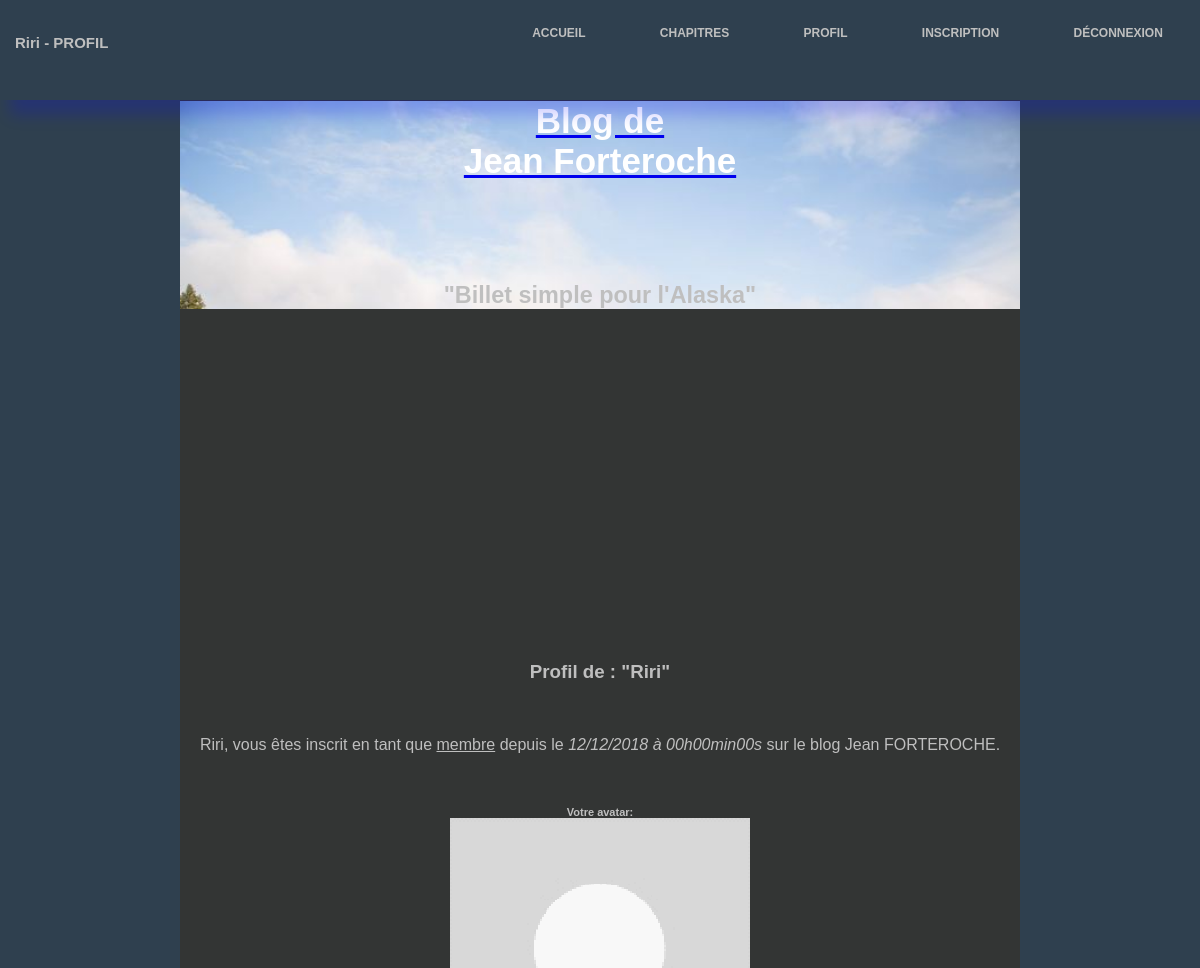
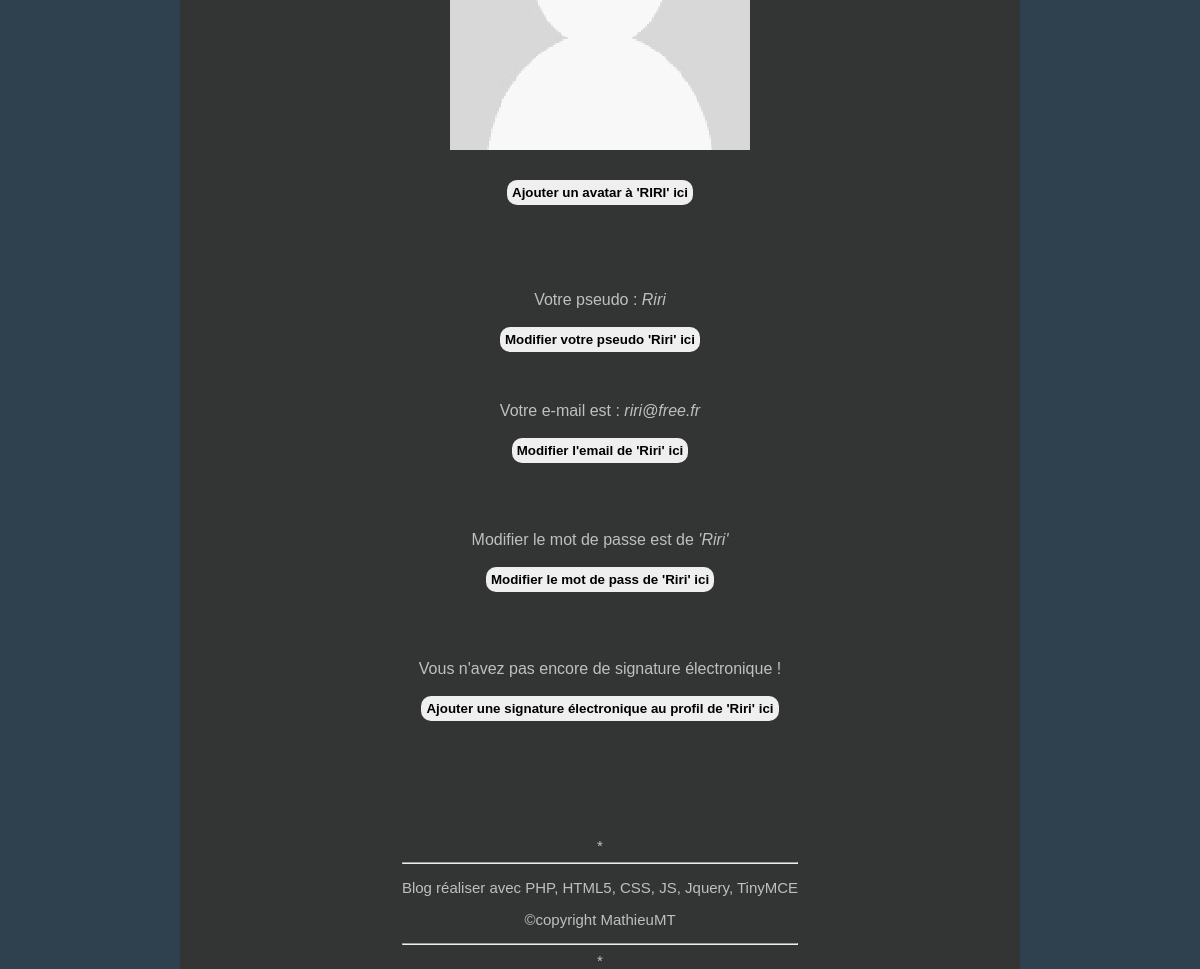
The app's page /index.php?action=showProfile&id=48 (signed in) with its own data (2 pictures, top to bottom).
### tables this page shows
CREATE TABLE `members` (
  `id` int(11) NOT NULL,
  `role` int(255) NOT NULL,
  `nickname` varchar(255) NOT NULL,
  `pass` text NOT NULL,
  `email` varchar(255) NOT NULL,
  `registration_date` datetime NOT NULL,
  `avatar` text,
  `signature` text
);

CREATE TABLE `roles` (
  `role_id` int(11) NOT NULL,
  `role_name` varchar(255) NOT NULL
);

### Controller/ProfileController.php (called while the page is built, shortened)
<?php
require_once 'Model/ProfileManager.php';
class ProfileController {
    private $profile;
    public function __construct() {
        $this->profile = new ProfileManager();
    }
    public function showProfile($profileId) {
        $profile = $this->profile->getProfile($profileId);
        $roleUser = $this->profile->getRoleUser($profileId);
        $view = new View("profileView");
        $view->generate(array('profile' => $profile, 'roleUser' => $roleUser));
    }
}

### index.php (called while the page is built, shortened)
<?php
$router = new Router();
$router->routerQuery();

### Model/ProfileManager.php (called while the page is built, shortened)
<?php
require_once 'Model/Model.php';
class ProfileManager extends Model {
    public function getProfile($profileId) {
        $sql = 'SELECT id, role, nickname, pass, email, DATE_FORMAT(registration_date, \'%d/%m/%Y à %Hh%imin%ss\') AS registration_date_fr, avatar, signature FROM members WHERE id = ?';
        $profile = $this->executeQuery($sql, array($profileId));
        if ($profile->rowCount() > 0)
            return $profile->fetch();
        else
            throw new Exception("Aucun billet ne correspond à l'identifiant '$profileId'");
    }
    public function getRoleUser($profileId) {
        $sql = 'SELECT r.role_id, r.role_name,m.id, m.role, m.nickname, m.pass, m.email, DATE_FORMAT(registration_date, \'%d/%m/%Y à %Hh%imin%ss\') AS registration_date_fr, m.avatar, m.signature FROM roles r LEFT JOIN members m ON r.role_id = m.role WHERE m.id=?';
        $roleUser = $this->executeQuery($sql, array($profileId));
        if ($roleUser->rowCount() > 0)
            return $roleUser->fetch();
    }
}

### Model/Model.php (called while the page is built)
<?php
class Model {
    private $db;
    protected function executeQuery($sql, $settings = null) {
       if ($settings == null) {
            $result = $this->dbConnect()->query($sql);
        }
        else {
            $result = $this->dbConnect()->prepare($sql);
            $result->execute($settings);
        }
        return $result;
    }
    private function dbConnect() {
        if ($this->db == null) {
            $this->db = new PDO('mysql:host=localhost; dbname=simpleBlog;charset=utf8', 'root', 'root', array(PDO::ATTR_ERRMODE => PDO::ERRMODE_EXCEPTION));
        }
        return $this->db;
    }
}

### View/profileView.php (the view, shortened to what this page needs)
<?php
if (isset($_SESSION['id'])) {
?>
<div class="profileMember">
    <h3>Profil de : "<?= $profile['nickname'] ?>"</h3><br />
    <p><?= $profile['nickname'] ?>, vous êtes inscrit en tant que <u><?= $roleUser['role_name'] ?></u>  depuis le <i><?= $profile['registration_date_fr'] ?></i> sur le blog Jean FORTEROCHE.</p>
    <br />
    <br />
    <?php
        if (empty($profile['avatar'])) {
    ?>
        <div id="avatar">
            <label><b>Votre avatar: </b><img class="avatar_profile" src="Content/avatars/no_avatar.png" alt="avatar" /></label><br />
            <button class="btn_update_avatar_profile" >Ajouter un avatar à <?= '\'' . strtoupper($profile['nickname']) . '\'' ?> ici</button><br />
        </div>
    <?php
        }
    ?>
    <br />
    <br />
    <div id="nickname"><span>Votre pseudo : <i><?= $profile['nickname'] ?></i></span><br />
        <button class="btn_update_nickname_profile" >Modifier votre pseudo <?= '\'' . $profile['nickname'] . '\'' ?> ici</button><br />
    </div>
    <div id="email"><span>Votre e-mail est : <i><?= $profile['email'] ?></i></span><br />
        <button class="btn_update_email_profile" >Modifier l'email de <?= '\'' . $profile['nickname'] . '\'' ?> ici</button><br />
    <div class="error"><?php if (isset($error['profileEmail'])) echo $error['profileEmail']; ?></div><br />
    </div>
    <div id="pass"><span>Modifier le mot de passe est de <i><?= '\'' . $profile['nickname'] . '\'' ?></i></span><br />
        <button class="btn_update_pass_profile" >Modifier le mot de pass de <?= '\'' . $profile['nickname'] . '\'' ?> ici</button><br />
    <div class="error"><?php if (isset($error['profilePass'])) echo $error['profilePass']; ?></div><br />
    </div>
    <?php
        if (empty($profile['signature'])) {
    ?>
        <div id="signature"><span>Vous n'avez pas encore de signature électronique !</span><br />
            <button class="btn_update_electronic_signature_profile" >Ajouter une signature électronique au profil de <?= '\'' . $profile['nickname'] . '\'' ?> ici</button><br />
        </div>
    <?php
    }
    ?>
    <br />
    <br />
</div>
<?php
}
?>

### Content/CSS/style.css (style rules this page uses)
* { box-sizing: border-box; }
html, body { padding: 0; margin: 0; text-align: center; }
body { color: #bfbfbf; background-color: #2f404f; font-family: 'Futura-Medium', 'Futura', 'Trebuchet MS', sans-serif; }
.profileMember { margin: auto; box-sizing: content-box; }
#avatar, #nickname, #email, #pass, #signature { display: flex; flex-direction: column; flex-wrap: wrap; text-align: center; box-sizing: content-box; }
.avatar_profile { display:block; width: 150px; max-width: 100%; height: auto; margin: auto; margin-bottom: 4%; }
.btn_update_avatar_profile, .btn_update_nickname_profile, .btn_update_email_profile, .btn_update_pass_profile, .btn_update_electronic_signature_profile, .btn_delete_electronic_signature_profile, .btn_submit_add_new_post, .btn_submit_update_post, .btn_submit_delete_Post { align-items: center; justify-content:center; max-width: 100%; margin: auto; border-radius: 10px; border: none; font-weight: bold; padding: 5px; cursor: pointer; margin-bottom: 4%; }
label { font-size: 11px; }
img { max-width: 100%; height: auto; }
@media screen and (min-width: 768px) { .avatar_profile { display:block; width: 300px; max-width: 100%; height: auto; margin-left:auto; margin-right:auto; } }

### records on screen
members: nickname "Riri", nickname "RIRI", email "riri@free.fr"
roles: role_name "membre"

### other values on screen
$title "Riri - PROFIL"
$profile['registration_date_fr'] "12/12/2018 à 00h00min00s"
